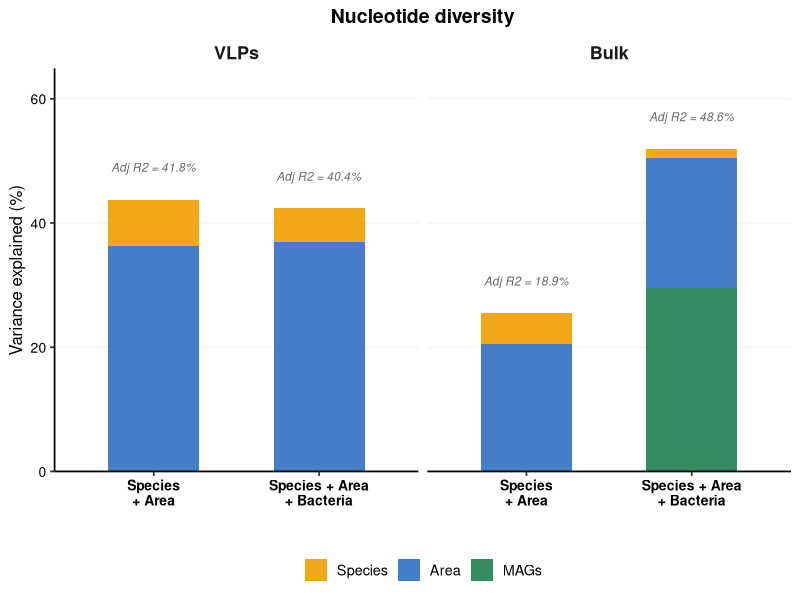
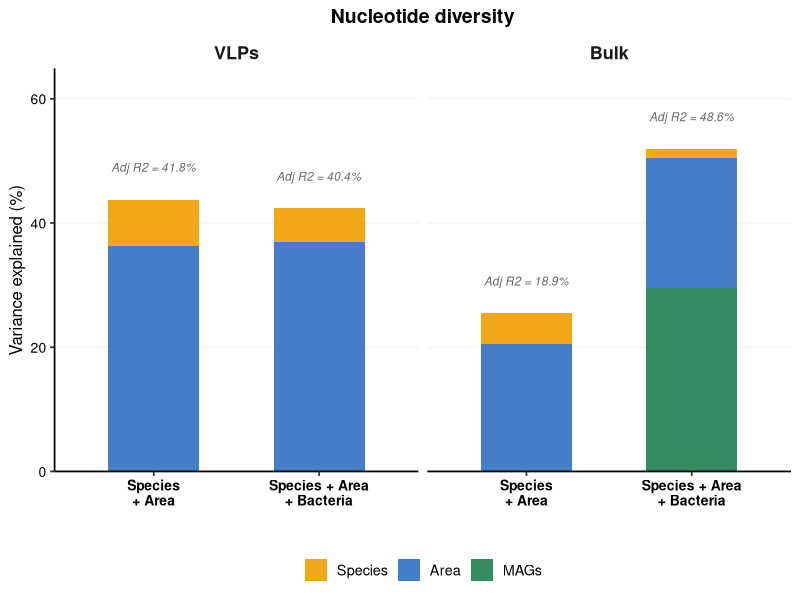
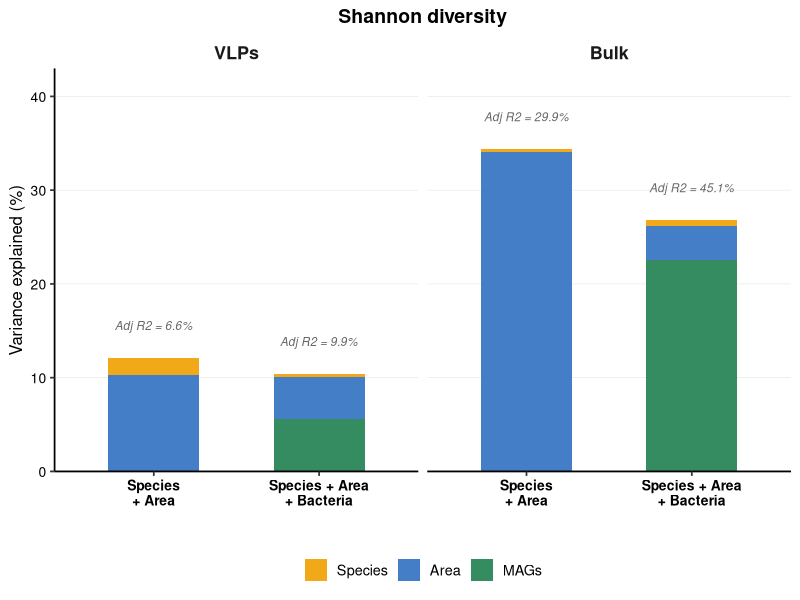
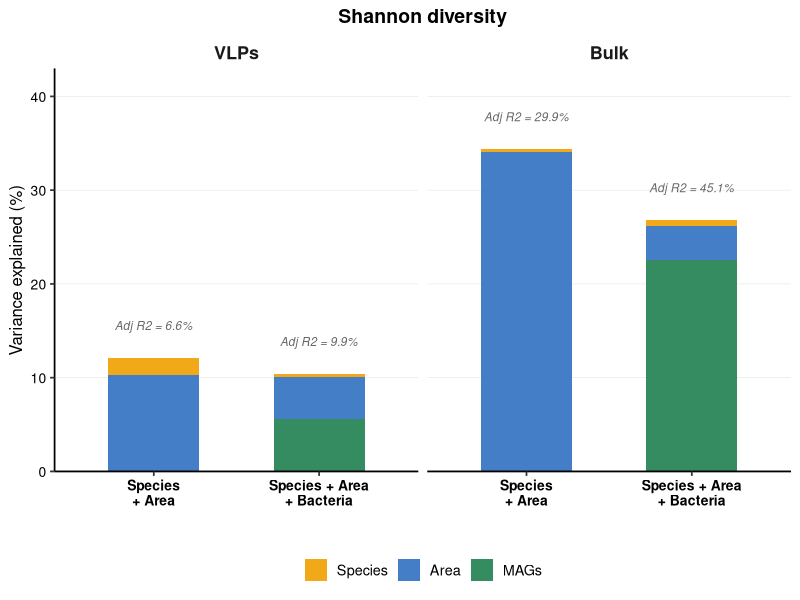

Recreate these plots in R, in order.
#!/usr/bin/env Rscript

script_path <- tryCatch(dirname(rstudioapi::getActiveDocumentContext()$path), error = function(e) NULL)
if (is.null(script_path) || script_path == "") {
  args <- commandArgs(trailingOnly = FALSE)
  file_arg <- grep("^--file=", args, value = TRUE)
  script_path <- if (length(file_arg) > 0) dirname(normalizePath(sub("^--file=", "", file_arg))) else getwd()
}
setwd(script_path)
data_dir <- file.path(script_path, "..", "data")
fig_dir  <- file.path(script_path, "..", "figures")
res_dir  <- file.path(script_path, "..", "results")
# ============================================================
# Variance-partitioning visualization: predictors only (no residuals), two panels
# Each bar is labeled with the corresponding model's Adj R²
# ============================================================
library(ggplot2); library(dplyr)

build_data <- function(metric_name,
                        vlp_m1_species, vlp_m1_area,
                        vlp_m2_species, vlp_m2_area, vlp_m2_bacteria,
                        bulk_m1_species, bulk_m1_area,
                        bulk_m2_species, bulk_m2_area, bulk_m2_bacteria,
                        vlp_adjr2_m1, vlp_adjr2_m2,
                        bulk_adjr2_m1, bulk_adjr2_m2,
                        vlp_nest_p, bulk_nest_p) {

  per_ds <- c(rep("Species\n+ Area", 2), rep("Species + Area\n+ Bacteria", 3))
  df <- data.frame(
    Dataset   = rep(c("VLPs","Bulk"), each=5),
    Model     = rep(per_ds, 2),
    Predictor = c("Species","Area", "Species","Area","MAGs",
                  "Species","Area", "Species","Area","MAGs"),
    R2 = c(vlp_m1_species, vlp_m1_area,
           vlp_m2_species, vlp_m2_area, vlp_m2_bacteria,
           bulk_m1_species, bulk_m1_area,
           bulk_m2_species, bulk_m2_area, bulk_m2_bacteria),
    adj_r2 = c(rep(vlp_adjr2_m1,2), rep(vlp_adjr2_m2,3),
               rep(bulk_adjr2_m1,2), rep(bulk_adjr2_m2,3)),
    stringsAsFactors = FALSE
  )
  df$Predictor <- factor(df$Predictor, levels=c("Species","Area","MAGs"))
  df$Dataset    <- factor(df$Dataset, levels=c("VLPs","Bulk"))
  df$Model      <- factor(df$Model, levels=c("Species\n+ Area","Species + Area\n+ Bacteria"))
  df$Metric     <- metric_name
  df
}

# Exact Type II R2 values; Adj R2 from lm output
df_pi <- build_data(
  "Nucleotide diversity",
  vlp_m1_species=7.44, vlp_m1_area=36.33,
  vlp_m2_species=5.36, vlp_m2_area=36.98, vlp_m2_bacteria=0.00,
  bulk_m1_species=4.90, bulk_m1_area=20.59,
  bulk_m2_species=1.44, bulk_m2_area=20.87, bulk_m2_bacteria=29.61,
  vlp_adjr2_m1=41.77, vlp_adjr2_m2=40.35,
  bulk_adjr2_m1=18.92, bulk_adjr2_m2=48.60,
  vlp_nest_p="p = 0.96", bulk_nest_p="p < 0.0001"
)

df_sh <- build_data(
  "Shannon diversity",
  vlp_m1_species=1.84, vlp_m1_area=10.29,
  vlp_m2_species=0.41, vlp_m2_area=4.38, vlp_m2_bacteria=5.64,
  bulk_m1_species=0.29, bulk_m1_area=34.10,
  bulk_m2_species=0.64, bulk_m2_area=3.61, bulk_m2_bacteria=22.56,
  vlp_adjr2_m1=6.62, vlp_adjr2_m2=9.95,
  bulk_adjr2_m1=29.93, bulk_adjr2_m2=45.10,
  vlp_nest_p="p = 0.12", bulk_nest_p="p = 0.001"
)

colors <- c("Species"="#F0A000", "Area"="#3070C0", "MAGs"="#208050")

make_plot <- function(df) {
  metric <- df$Metric[1]

  # Per-bar summaries
  bar_info <- df %>%
    group_by(Dataset, Model) %>%
    summarise(bar_h = sum(R2), .groups="drop") %>%
    left_join(df %>% filter(!duplicated(paste(Dataset, Model))) %>%
              select(Dataset, Model, adj_r2), by=c("Dataset","Model"))

  ymax <- max(bar_info$bar_h) * 1.25

  ggplot(df, aes(x=Model, y=R2, fill=Predictor)) +
    geom_col(width=0.55, alpha=0.9) +
    geom_text(data=bar_info,
              aes(x=Model, y=bar_h + ymax*0.08,
                  label=sprintf("Adj R2 = %.1f%%", adj_r2)),
              inherit.aes=FALSE, size=3.0, fontface="italic", color="grey40") +
    scale_fill_manual(values=colors) +
    scale_y_continuous(limits=c(0, ymax), expand=c(0,0)) +
    labs(title=metric, x="", y="Variance explained (%)") +
    facet_wrap(~Dataset) +
    theme_classic(base_size=13) +
    theme(
      legend.position="bottom", legend.title=element_blank(),
      axis.text.x=element_text(size=10, face="bold", color="black"),
      axis.text.y=element_text(size=10, color="black"),
      axis.title.y=element_text(size=12),
      plot.title=element_text(size=14, face="bold", hjust=0.5),
      strip.text=element_text(size=13, face="bold"),
      strip.background=element_blank(),
      panel.grid.major.y=element_line(color="grey90", linewidth=0.2))
}

p_pi <- make_plot(df_pi)
ggsave(file.path(fig_dir, "variance_partitioning_pi.pdf"), p_pi, width=8, height=4.5, dpi=300)
ggsave(file.path(fig_dir, "variance_partitioning_pi.png"), p_pi, width=8, height=4.5, dpi=300)

p_sh <- make_plot(df_sh)
ggsave(file.path(fig_dir, "variance_partitioning_shannon.pdf"), p_sh, width=8, height=4.5, dpi=300)
ggsave(file.path(fig_dir, "variance_partitioning_shannon.png"), p_sh, width=8, height=4.5, dpi=300)

cat("Done.\n")
